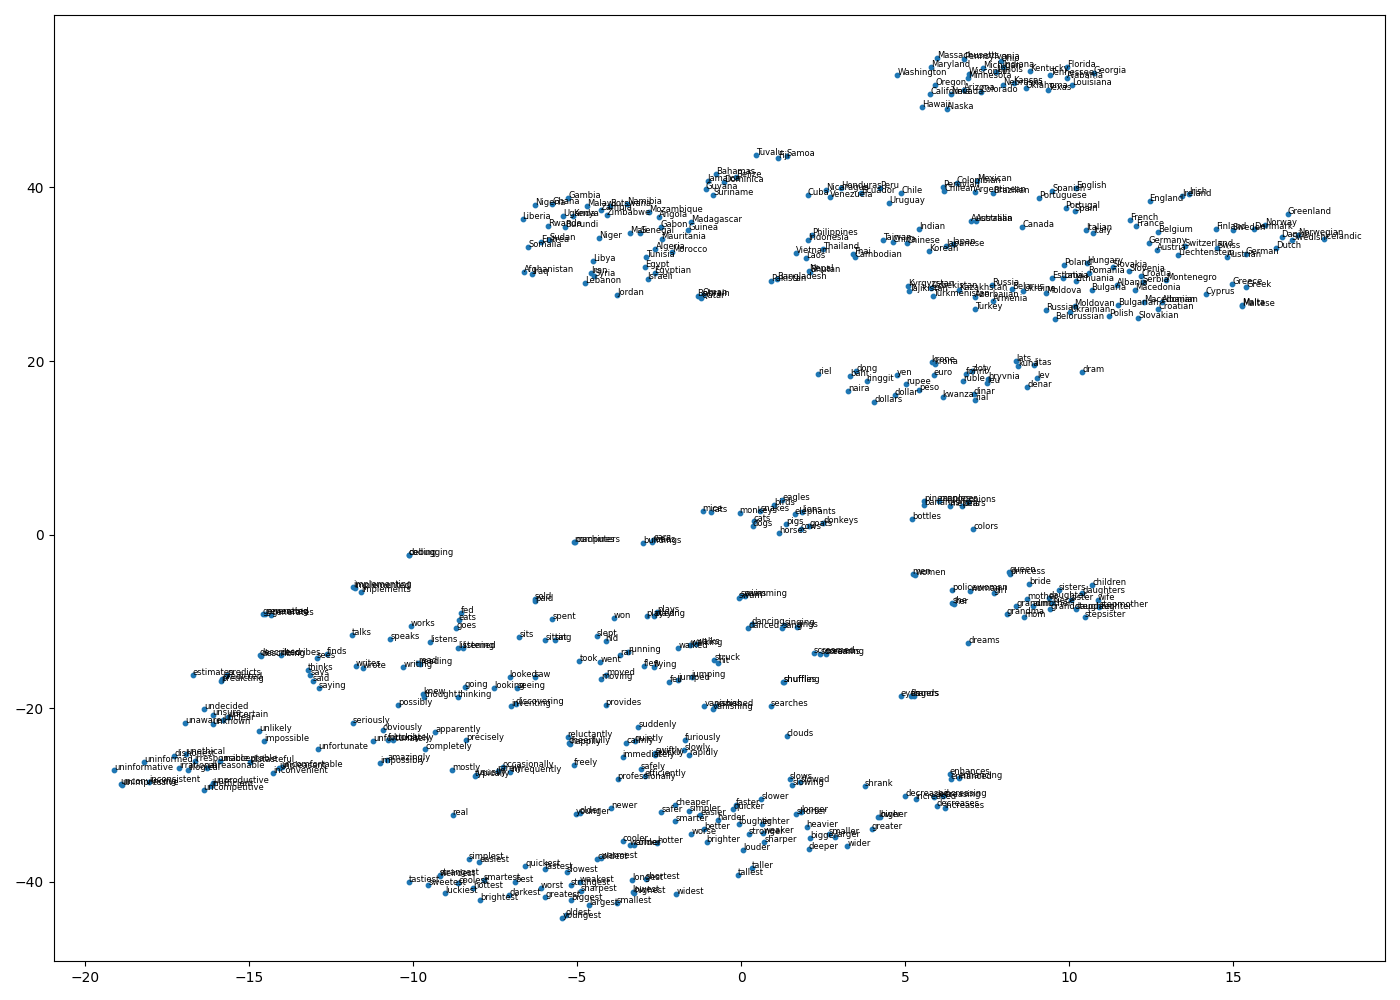

Write the Python code that produced this figure.
import matplotlib.pyplot as plt
import numpy as np
import pandas as pd
from gensim.models import KeyedVectors
from sklearn.manifold import TSNE

# データ読み込み (comment=":" → : capital-common-countries のような見出し行を無視)

df = pd.read_csv(
    "questions-words.txt",
    sep=r"\s+",
    comment=":",
    header=None
)
df.columns = ["v1", "v2", "v3", "v4"] # 4列だけ抽出（アナロジータスクの単語）

#questions-words.txtのv4に書かれた単語を重複なしで取り出し、アルファベット順に並べる
countries = sorted(set(df["v4"].values))

# モデル読み込み 
model = KeyedVectors.load_word2vec_format(
    "GoogleNews-vectors-negative300.bin", binary=True
)

# 国名ベクトル作成 
vectors = [] #国名のベクトル
valid_countries = [] #モデルに存在する国名のリスト
for c in countries:
    try:
        vectors.append(model[c])
        valid_countries.append(c)
    except KeyError:
        pass

X = np.array(vectors)

# TSNE（cosine距離）
#Word2Vec の国名ベクトルをコサイン距離で比較しつつ、2次元の散布図に落とし込むための前処理
 
tsne = TSNE(
    n_components=2,#出力次元数を 2 にする
    metric="cosine", #ベクトル同士の距離を コサイン距離 で測る設定
    random_state=0,  #t-SNE はランダム性があるため、毎回結果が変わる
    init="random",  
    perplexity=30,   #t-SNE の「近傍の広がり」を表す重要パラメータ
    n_iter_without_progress=1000,
)

#t-SNE に 国名ベクトルの集合を入力し、2 次元の座標に変換する処理
embs = tsne.fit_transform(X)

# 描画
plt.figure(figsize=(14, 10))
plt.scatter(embs[:, 0], embs[:, 1], s=10)

for i, name in enumerate(valid_countries):
    plt.text(embs[i, 0], embs[i, 1], name, fontsize=6)

plt.tight_layout()
plt.savefig("0659.png")
